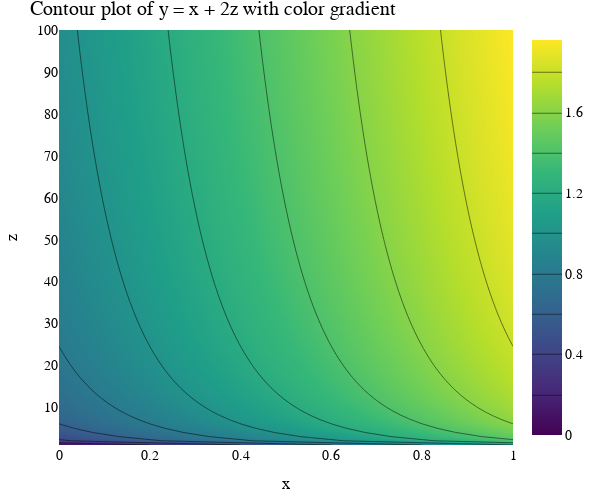

Notebook code for this chart:
### Code cell
import plotly.graph_objects as go
import numpy as np

# Define the function
def f(x, z):
    return x + 2 * z
def ucb(reward, n, c=1.4142, N=10):
    """
    Calculate the Upper Confidence Bound (UCB).

    :param reward: The observed reward.
    :param n: The number of times the option has been chosen.
    :param c: Exploration parameter (default is approximately sqrt(2)).
    :return: The UCB value.
    """
    return reward + c * math.sqrt(math.log(n) / N)

# Define the x and z ranges
x_range = np.linspace(0, 1, 100)
z_range = np.linspace(1, 100, 100)

# Initialize arrays for X, Z, and Y
X, Z, Y = [], [], []

# Iterate through the ranges and calculate Y
for x in x_range:
    for z in z_range:
        X.append(x)
        Z.append(z)
        Y.append(ucb(x, z))

# Convert lists to numpy arrays for plotting
X = np.array(X)
Z = np.array(Z)
Y = np.array(Y)

# Create the contour plot using Plotly
fig = go.Figure(data=go.Contour(
    x=X, 
    y=Z, 
    z=Y, 
    colorscale='Viridis',
    contours=dict(
        coloring='heatmap'
    )
))

# Update layout
fig.update_layout(
    title='Contour plot of y = x + 2z with color gradient',
    xaxis_title='x',
    yaxis_title='z',
    coloraxis_colorbar=dict(title='Values of y')
)

#change figure size
fig.update_layout(margin=dict(l=50, r=10, t=30, b=30)
                        ,width=600
                        ,height=500
                        ,plot_bgcolor='rgba(0,0,0,0)'
                        #,plot_bgcolor="lightgray"
                        #,boxmode='group'
                        ,font = dict(family = "Arial", size = 14, color = "black")
                        ,legend=dict(
                            title = "Function grid"
                            ,orientation="h"
                            ,yanchor="top"
                            ,y=-0.075
                            #,xanchor="center"
                            #,x=0.4
                            ,bgcolor="white"#"lightgray"#"rgba(200, 255, 255, 0.8)"
                            ,font = dict(family = "Arial", size = 14, color = "black")
                            ,bordercolor="Black"
                            ,borderwidth=2
                            ,itemsizing='trace'
                            ,itemwidth = 30
                            ) 
                        )

fig.show()

### Figure 1 — Plotly figure (JSON) as saved in the notebook; plotly's stock layout.template omitted (floating-point values rounded to 4 significant figures; data arrays with more than 128 entries replaced by an {"elided": "..."} marker saying what was removed)
{"data": [{"colorscale": [[0, "#440154"], [0.1111, "#482878"], [0.2222, "#3e4989"], [0.3333, "#31688e"], [0.4444, "#26828e"], [0.5556, "#1f9e89"], [0.6667, "#35b779"], [0.7778, "#6ece58"], [0.8889, "#b5de2b"], [1, "#fde725"]], "contours": {"coloring": "heatmap"}, "type": "contour", "x": {"elided": "10000 float values"}, "y": {"elided": "10000 int values"}, "z": {"elided": "10000 float values"}}], "layout": {"coloraxis": {"colorbar": {"title": {"text": "Values of y"}}}, "font": {"color": "black", "family": "Arial", "size": 14}, "height": 500, "legend": {"bgcolor": "white", "bordercolor": "Black", "borderwidth": 2, "font": {"color": "black", "family": "Arial", "size": 14}, "itemsizing": "trace", "itemwidth": 30, "orientation": "h", "title": {"text": "Function grid"}, "y": -0.075, "yanchor": "top"}, "margin": {"b": 30, "l": 50, "r": 10, "t": 30}, "plot_bgcolor": "rgba(0,0,0,0)", "title": {"text": "Contour plot of y = x + 2z with color gradient"}, "width": 600, "xaxis": {"title": {"text": "x"}}, "yaxis": {"title": {"text": "z"}}}}
